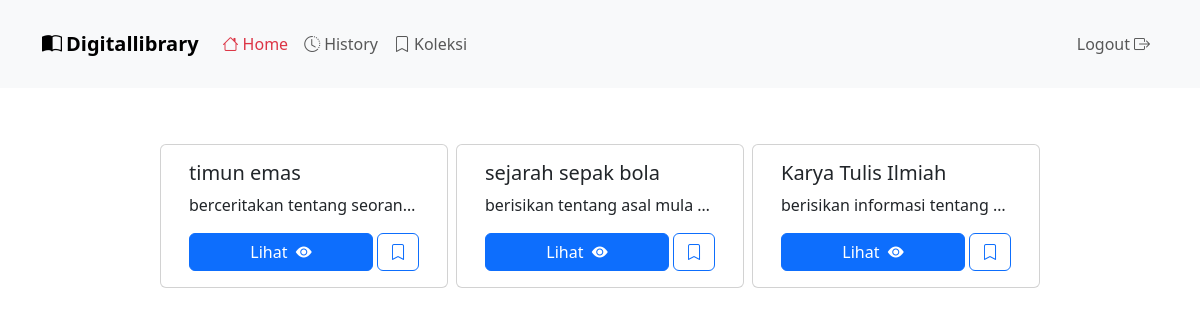
The app's page /peminjam/index.php (signed in) with its own data.
### tables this page shows
CREATE TABLE `buku` (
  `BukuID` int(11) NOT NULL,
  `Judul` varchar(255) NOT NULL,
  `Penulis` varchar(255) NOT NULL,
  `Penerbit` varchar(255) NOT NULL,
  `TahunTerbit` int(11) NOT NULL,
  `Deskripsi` text NOT NULL,
  `File` text NOT NULL
);

### connection.php (called while the page is built, shortened)
<?php
class Connection {
    public function __construct(){
        $this->conn = mysqli_connect('localhost', 'root', '', 'db_perpus');
    }
}

### peminjam/action.php (called while the page is built, shortened)
<?php
require_once '../Connection.php';
Class Peminjam extends Connection {
    public function getPeminjam(){
        $query = mysqli_query($this->conn, "SELECT*FROM buku");
        $row = [];
        while($result = mysqli_fetch_assoc($query)){
            $row[] = $result;
        }
        return $row;
    }
}

### peminjam/buku.php (the view, shortened to what this page needs)
<?php
$conn = $data->getConnection();
function isInCollection($userId, $bukuId, $conn){
    $query = "SELECT BukuID, UserID FROM koleksipribadi WHERE UserID=? AND BukuID=?";
    $stmt = $conn->prepare($query);
    $stmt->bind_param("ii", $userId, $bukuId);
    $stmt->execute();
    $result = $stmt->get_result();
    return mysqli_num_rows($result) > 0;
}
?>
<div class="row justify-content-center">
<?php foreach($getData as $row) :
    $userId = $_SESSION['login']['UserID'];
    $bukuId = $row['BukuID'];
?>
    <div class="card mx-1 mt-2" style="width: 18rem;">
      <div class="card-body d-flex flex-column justify-content-between">
        <div>
          <h5 class="card-title"><?= $row["Judul"] ?></h5>
          <p class="card-text text-truncate"><?= $row["Deskripsi"] ?></p>
        </div>
          <div class="mt-3 d-flex">
            <a href="?page=peminjaman&id=<?= $bukuId ?>" class="btn btn-primary w-100">Lihat <i class="bi bi-eye-fill ms-1"></i></a>
            <?php if(isInCollection($userId, $bukuId, $conn)) : ?>
                <button type="button" id="removeBuku<?= $bukuId ?>" onclick="addCollection(<?= $bukuId ?>, <?= $userId ?>, 2)" class="btn btn-primary w-9 ms-1"><i class="bi bi-bookmark-dash"></i></button>
                <button type="button" id="addBuku<?= $bukuId ?>" onclick="addCollection(<?= $bukuId ?>, <?= $userId ?>, 1)" class="btn btn-outline-primary w-9 ms-1" style="display:none"><i class="bi bi-bookmark"></i></button>
            <?php else : ?>
                <button type="button" id="addBuku<?= $bukuId ?>" onclick="addCollection(<?= $bukuId ?>, <?= $userId ?>, 1)" class="btn btn-outline-primary w-9 ms-1"><i class="bi bi-bookmark"></i></button>
            <?php endif; ?>
          </div>
      </div>
    </div>
<?php endforeach; ?>
</div>

### records on screen
buku: Judul "timun emas", Deskripsi "berceritakan tentang seoran…"
buku: Judul "sejarah sepak bola", Deskripsi "berisikan tentang asal mula…"
buku: Judul "Karya Tulis Ilmiah", Deskripsi "berisikan informasi tentang…"
